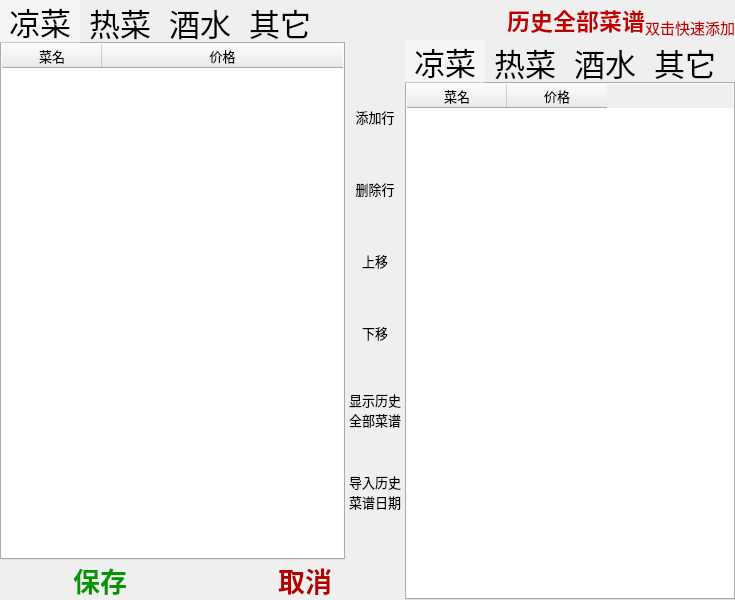
<?xml version="1.0" encoding="UTF-8"?>
<ui version="4.0">
 <class>TodayDish</class>
 <widget class="QWidget" name="TodayDish">
  <property name="geometry">
   <rect>
    <x>0</x>
    <y>0</y>
    <width>735</width>
    <height>600</height>
   </rect>
  </property>
  <property name="minimumSize">
   <size>
    <width>0</width>
    <height>600</height>
   </size>
  </property>
  <property name="maximumSize">
   <size>
    <width>735</width>
    <height>600</height>
   </size>
  </property>
  <property name="windowTitle">
   <string>枫林苑农庄——今日菜谱</string>
  </property>
  <property name="styleSheet">
   <string notr="true">QWidget#TodayDish QTabBar:tab {background:transparent;border-radius:3px;width:80;}
QWidget#TodayDish {border-image: url(:/bg5.jpg);}
QWidget#TodayDish QTabBar:tab:hover {background: rgba(255, 255, 255, 100);}
QWidget#TodayDish QTabBar:tab:selected {background:rgba(255, 255, 255, 100);}

QTableWidget {border-image: url(:/bg3.jpg);alternate-background-color: rgba(255, 255, 255, 80);}

QPushButton {background: transparent;border-radius:5px;}
QPushButton:hover {background: rgba(255, 255, 255, 100);}</string>
  </property>
  <layout class="QHBoxLayout" name="horizontalLayout_3">
   <property name="spacing">
    <number>0</number>
   </property>
   <property name="leftMargin">
    <number>0</number>
   </property>
   <property name="topMargin">
    <number>0</number>
   </property>
   <property name="rightMargin">
    <number>0</number>
   </property>
   <property name="bottomMargin">
    <number>0</number>
   </property>
   <item>
    <widget class="QWidget" name="widget_4" native="true">
     <property name="minimumSize">
      <size>
       <width>405</width>
       <height>0</height>
      </size>
     </property>
     <layout class="QVBoxLayout" name="verticalLayout">
      <property name="spacing">
       <number>0</number>
      </property>
      <property name="leftMargin">
       <number>0</number>
      </property>
      <property name="topMargin">
       <number>0</number>
      </property>
      <property name="rightMargin">
       <number>0</number>
      </property>
      <property name="bottomMargin">
       <number>0</number>
      </property>
      <item>
       <widget class="QWidget" name="widget_3" native="true">
        <property name="styleSheet">
         <string notr="true"/>
        </property>
        <layout class="QHBoxLayout" name="horizontalLayout">
         <property name="spacing">
          <number>0</number>
         </property>
         <property name="leftMargin">
          <number>0</number>
         </property>
         <property name="topMargin">
          <number>0</number>
         </property>
         <property name="rightMargin">
          <number>0</number>
         </property>
         <property name="bottomMargin">
          <number>0</number>
         </property>
         <item>
          <widget class="QTabWidget" name="tabWidget">
           <property name="font">
            <font>
             <family>楷体</family>
             <pointsize>23</pointsize>
            </font>
           </property>
           <property name="currentIndex">
            <number>0</number>
           </property>
           <widget class="QWidget" name="tabColdDish">
            <attribute name="title">
             <string>凉菜</string>
            </attribute>
            <layout class="QVBoxLayout" name="verticalLayout_2">
             <property name="spacing">
              <number>0</number>
             </property>
             <property name="leftMargin">
              <number>0</number>
             </property>
             <property name="topMargin">
              <number>0</number>
             </property>
             <property name="rightMargin">
              <number>0</number>
             </property>
             <property name="bottomMargin">
              <number>0</number>
             </property>
             <item>
              <widget class="QTableWidget" name="tableWidColdDish">
               <property name="font">
                <font>
                 <family>Microsoft YaHei UI</family>
                 <pointsize>10</pointsize>
                </font>
               </property>
               <property name="focusPolicy">
                <enum>Qt::StrongFocus</enum>
               </property>
               <property name="frameShape">
                <enum>QFrame::NoFrame</enum>
               </property>
               <property name="alternatingRowColors">
                <bool>true</bool>
               </property>
               <property name="gridStyle">
                <enum>Qt::DotLine</enum>
               </property>
               <attribute name="horizontalHeaderCascadingSectionResizes">
                <bool>false</bool>
               </attribute>
               <attribute name="horizontalHeaderDefaultSectionSize">
                <number>100</number>
               </attribute>
               <attribute name="horizontalHeaderMinimumSectionSize">
                <number>25</number>
               </attribute>
               <attribute name="horizontalHeaderShowSortIndicator" stdset="0">
                <bool>false</bool>
               </attribute>
               <attribute name="horizontalHeaderStretchLastSection">
                <bool>true</bool>
               </attribute>
               <attribute name="verticalHeaderCascadingSectionResizes">
                <bool>false</bool>
               </attribute>
               <column>
                <property name="text">
                 <string>菜名</string>
                </property>
               </column>
               <column>
                <property name="text">
                 <string>价格</string>
                </property>
               </column>
              </widget>
             </item>
            </layout>
           </widget>
           <widget class="QWidget" name="tabHotDishes">
            <attribute name="title">
             <string>热菜</string>
            </attribute>
            <layout class="QVBoxLayout" name="verticalLayout_3">
             <property name="spacing">
              <number>0</number>
             </property>
             <property name="leftMargin">
              <number>0</number>
             </property>
             <property name="topMargin">
              <number>0</number>
             </property>
             <property name="rightMargin">
              <number>0</number>
             </property>
             <property name="bottomMargin">
              <number>0</number>
             </property>
             <item>
              <widget class="QTableWidget" name="tableWidHotDishes">
               <property name="font">
                <font>
                 <family>Microsoft YaHei UI</family>
                 <pointsize>10</pointsize>
                </font>
               </property>
               <property name="frameShape">
                <enum>QFrame::NoFrame</enum>
               </property>
               <property name="alternatingRowColors">
                <bool>true</bool>
               </property>
               <property name="gridStyle">
                <enum>Qt::DotLine</enum>
               </property>
               <attribute name="horizontalHeaderStretchLastSection">
                <bool>true</bool>
               </attribute>
               <column>
                <property name="text">
                 <string>菜名</string>
                </property>
               </column>
               <column>
                <property name="text">
                 <string>价格</string>
                </property>
               </column>
              </widget>
             </item>
            </layout>
           </widget>
           <widget class="QWidget" name="tabDrinks">
            <attribute name="title">
             <string>酒水</string>
            </attribute>
            <layout class="QVBoxLayout" name="verticalLayout_4">
             <property name="spacing">
              <number>0</number>
             </property>
             <property name="leftMargin">
              <number>0</number>
             </property>
             <property name="topMargin">
              <number>0</number>
             </property>
             <property name="rightMargin">
              <number>0</number>
             </property>
             <property name="bottomMargin">
              <number>0</number>
             </property>
             <item>
              <widget class="QTableWidget" name="tableWidDrinks">
               <property name="font">
                <font>
                 <family>Microsoft YaHei UI</family>
                 <pointsize>10</pointsize>
                </font>
               </property>
               <property name="frameShape">
                <enum>QFrame::NoFrame</enum>
               </property>
               <property name="alternatingRowColors">
                <bool>true</bool>
               </property>
               <property name="gridStyle">
                <enum>Qt::DotLine</enum>
               </property>
               <attribute name="horizontalHeaderStretchLastSection">
                <bool>true</bool>
               </attribute>
               <column>
                <property name="text">
                 <string>种类</string>
                </property>
               </column>
               <column>
                <property name="text">
                 <string>价格</string>
                </property>
               </column>
              </widget>
             </item>
            </layout>
           </widget>
           <widget class="QWidget" name="tabOther">
            <attribute name="title">
             <string>其它</string>
            </attribute>
            <layout class="QVBoxLayout" name="verticalLayout_6">
             <property name="spacing">
              <number>0</number>
             </property>
             <property name="leftMargin">
              <number>0</number>
             </property>
             <property name="topMargin">
              <number>0</number>
             </property>
             <property name="rightMargin">
              <number>0</number>
             </property>
             <property name="bottomMargin">
              <number>0</number>
             </property>
             <item>
              <widget class="QTableWidget" name="tableWidOther">
               <property name="font">
                <font>
                 <family>Microsoft YaHei UI</family>
                 <pointsize>10</pointsize>
                </font>
               </property>
               <property name="frameShape">
                <enum>QFrame::NoFrame</enum>
               </property>
               <property name="alternatingRowColors">
                <bool>true</bool>
               </property>
               <property name="gridStyle">
                <enum>Qt::DotLine</enum>
               </property>
               <attribute name="horizontalHeaderStretchLastSection">
                <bool>true</bool>
               </attribute>
               <column>
                <property name="text">
                 <string>种类</string>
                </property>
               </column>
               <column>
                <property name="text">
                 <string>价格</string>
                </property>
               </column>
              </widget>
             </item>
            </layout>
           </widget>
          </widget>
         </item>
         <item>
          <widget class="QWidget" name="widBtnGroup" native="true">
           <property name="minimumSize">
            <size>
             <width>60</width>
             <height>0</height>
            </size>
           </property>
           <property name="font">
            <font>
             <family>微软雅黑 Light</family>
            </font>
           </property>
           <layout class="QVBoxLayout" name="verticalLayout_5">
            <property name="spacing">
             <number>0</number>
            </property>
            <property name="leftMargin">
             <number>0</number>
            </property>
            <property name="topMargin">
             <number>60</number>
            </property>
            <property name="rightMargin">
             <number>0</number>
            </property>
            <property name="bottomMargin">
             <number>0</number>
            </property>
            <item>
             <widget class="QPushButton" name="btnAddRow">
              <property name="sizePolicy">
               <sizepolicy hsizetype="Minimum" vsizetype="Fixed">
                <horstretch>0</horstretch>
                <verstretch>0</verstretch>
               </sizepolicy>
              </property>
              <property name="maximumSize">
               <size>
                <width>16777215</width>
                <height>30</height>
               </size>
              </property>
              <property name="font">
               <font>
                <family>微软雅黑</family>
                <pointsize>10</pointsize>
                <weight>50</weight>
                <bold>false</bold>
               </font>
              </property>
              <property name="text">
               <string>添加行</string>
              </property>
             </widget>
            </item>
            <item>
             <widget class="QPushButton" name="btnDelRow">
              <property name="sizePolicy">
               <sizepolicy hsizetype="Minimum" vsizetype="Fixed">
                <horstretch>0</horstretch>
                <verstretch>0</verstretch>
               </sizepolicy>
              </property>
              <property name="maximumSize">
               <size>
                <width>16777215</width>
                <height>30</height>
               </size>
              </property>
              <property name="font">
               <font>
                <family>微软雅黑</family>
                <pointsize>10</pointsize>
                <weight>50</weight>
                <bold>false</bold>
               </font>
              </property>
              <property name="text">
               <string>删除行</string>
              </property>
             </widget>
            </item>
            <item>
             <widget class="QPushButton" name="btnMoveUp">
              <property name="minimumSize">
               <size>
                <width>0</width>
                <height>30</height>
               </size>
              </property>
              <property name="font">
               <font>
                <family>微软雅黑</family>
                <pointsize>10</pointsize>
                <weight>50</weight>
                <bold>false</bold>
               </font>
              </property>
              <property name="text">
               <string>上移</string>
              </property>
             </widget>
            </item>
            <item>
             <widget class="QPushButton" name="btnMoveDn">
              <property name="minimumSize">
               <size>
                <width>0</width>
                <height>30</height>
               </size>
              </property>
              <property name="font">
               <font>
                <family>微软雅黑</family>
                <pointsize>10</pointsize>
                <weight>50</weight>
                <bold>false</bold>
               </font>
              </property>
              <property name="text">
               <string>下移</string>
              </property>
             </widget>
            </item>
            <item>
             <widget class="QPushButton" name="btnAllDish">
              <property name="font">
               <font>
                <family>微软雅黑</family>
                <pointsize>10</pointsize>
                <weight>50</weight>
                <bold>false</bold>
               </font>
              </property>
              <property name="text">
               <string>显示历史
全部菜谱</string>
              </property>
             </widget>
            </item>
            <item>
             <widget class="QPushButton" name="btnOldDish">
              <property name="font">
               <font>
                <family>微软雅黑</family>
                <pointsize>10</pointsize>
                <weight>50</weight>
                <bold>false</bold>
               </font>
              </property>
              <property name="text">
               <string>导入历史
菜谱日期</string>
              </property>
             </widget>
            </item>
           </layout>
          </widget>
         </item>
        </layout>
       </widget>
      </item>
      <item>
       <widget class="QWidget" name="widget_2" native="true">
        <property name="sizePolicy">
         <sizepolicy hsizetype="Minimum" vsizetype="Minimum">
          <horstretch>0</horstretch>
          <verstretch>0</verstretch>
         </sizepolicy>
        </property>
        <property name="maximumSize">
         <size>
          <width>405</width>
          <height>16777215</height>
         </size>
        </property>
        <layout class="QHBoxLayout" name="horizontalLayout_2">
         <property name="spacing">
          <number>5</number>
         </property>
         <property name="leftMargin">
          <number>0</number>
         </property>
         <property name="topMargin">
          <number>0</number>
         </property>
         <property name="rightMargin">
          <number>0</number>
         </property>
         <property name="bottomMargin">
          <number>0</number>
         </property>
         <item>
          <widget class="QPushButton" name="btnSave">
           <property name="sizePolicy">
            <sizepolicy hsizetype="Minimum" vsizetype="Minimum">
             <horstretch>0</horstretch>
             <verstretch>0</verstretch>
            </sizepolicy>
           </property>
           <property name="minimumSize">
            <size>
             <width>190</width>
             <height>40</height>
            </size>
           </property>
           <property name="font">
            <font>
             <family>幼圆</family>
             <pointsize>20</pointsize>
             <weight>75</weight>
             <bold>true</bold>
            </font>
           </property>
           <property name="styleSheet">
            <string notr="true">color: rgb(0, 150, 0);</string>
           </property>
           <property name="text">
            <string>保存</string>
           </property>
          </widget>
         </item>
         <item>
          <widget class="QPushButton" name="btnCancel">
           <property name="sizePolicy">
            <sizepolicy hsizetype="Minimum" vsizetype="Minimum">
             <horstretch>0</horstretch>
             <verstretch>0</verstretch>
            </sizepolicy>
           </property>
           <property name="minimumSize">
            <size>
             <width>190</width>
             <height>40</height>
            </size>
           </property>
           <property name="font">
            <font>
             <family>幼圆</family>
             <pointsize>20</pointsize>
             <weight>75</weight>
             <bold>true</bold>
            </font>
           </property>
           <property name="styleSheet">
            <string notr="true">color: rgb(178, 0, 0);</string>
           </property>
           <property name="text">
            <string>取消</string>
           </property>
          </widget>
         </item>
        </layout>
       </widget>
      </item>
     </layout>
    </widget>
   </item>
   <item>
    <widget class="QWidget" name="widAllDish" native="true">
     <property name="minimumSize">
      <size>
       <width>0</width>
       <height>0</height>
      </size>
     </property>
     <layout class="QVBoxLayout" name="verticalLayout_11">
      <property name="spacing">
       <number>0</number>
      </property>
      <property name="leftMargin">
       <number>0</number>
      </property>
      <property name="topMargin">
       <number>0</number>
      </property>
      <property name="rightMargin">
       <number>0</number>
      </property>
      <property name="bottomMargin">
       <number>0</number>
      </property>
      <item>
       <widget class="QLabel" name="label">
        <property name="minimumSize">
         <size>
          <width>0</width>
          <height>40</height>
         </size>
        </property>
        <property name="font">
         <font>
          <family>幼圆</family>
          <pointsize>17</pointsize>
         </font>
        </property>
        <property name="styleSheet">
         <string notr="true">color: rgb(61, 61, 184);
color: rgb(192, 0, 0);</string>
        </property>
        <property name="text">
         <string>&lt;html&gt;&lt;head/&gt;&lt;body&gt;&lt;p align=&quot;right&quot;&gt;&lt;span style=&quot; font-weight:600;&quot;&gt;历史全部菜谱&lt;/span&gt;&lt;span style=&quot; vertical-align:sub;&quot;&gt;双击快速添加&lt;/span&gt;&lt;/p&gt;&lt;/body&gt;&lt;/html&gt;</string>
        </property>
        <property name="alignment">
         <set>Qt::AlignCenter</set>
        </property>
       </widget>
      </item>
      <item>
       <widget class="QTabWidget" name="tabWidget_2">
        <property name="font">
         <font>
          <family>楷体</family>
          <pointsize>23</pointsize>
         </font>
        </property>
        <property name="currentIndex">
         <number>0</number>
        </property>
        <widget class="QWidget" name="tabColdDish2">
         <attribute name="title">
          <string>凉菜</string>
         </attribute>
         <layout class="QVBoxLayout" name="verticalLayout_7">
          <property name="spacing">
           <number>0</number>
          </property>
          <property name="leftMargin">
           <number>0</number>
          </property>
          <property name="topMargin">
           <number>0</number>
          </property>
          <property name="rightMargin">
           <number>0</number>
          </property>
          <property name="bottomMargin">
           <number>0</number>
          </property>
          <item>
           <widget class="QTableWidget" name="tableWidColdDish2">
            <property name="font">
             <font>
              <pointsize>10</pointsize>
             </font>
            </property>
            <property name="focusPolicy">
             <enum>Qt::NoFocus</enum>
            </property>
            <property name="frameShape">
             <enum>QFrame::NoFrame</enum>
            </property>
            <property name="editTriggers">
             <set>QAbstractItemView::NoEditTriggers</set>
            </property>
            <property name="alternatingRowColors">
             <bool>true</bool>
            </property>
            <property name="selectionMode">
             <enum>QAbstractItemView::ExtendedSelection</enum>
            </property>
            <property name="selectionBehavior">
             <enum>QAbstractItemView::SelectRows</enum>
            </property>
            <property name="gridStyle">
             <enum>Qt::NoPen</enum>
            </property>
            <attribute name="horizontalHeaderDefaultSectionSize">
             <number>100</number>
            </attribute>
            <attribute name="horizontalHeaderMinimumSectionSize">
             <number>25</number>
            </attribute>
            <column>
             <property name="text">
              <string>菜名</string>
             </property>
            </column>
            <column>
             <property name="text">
              <string>价格</string>
             </property>
            </column>
           </widget>
          </item>
         </layout>
        </widget>
        <widget class="QWidget" name="tabHotDishes2">
         <attribute name="title">
          <string>热菜</string>
         </attribute>
         <layout class="QVBoxLayout" name="verticalLayout_8">
          <property name="spacing">
           <number>0</number>
          </property>
          <property name="leftMargin">
           <number>0</number>
          </property>
          <property name="topMargin">
           <number>0</number>
          </property>
          <property name="rightMargin">
           <number>0</number>
          </property>
          <property name="bottomMargin">
           <number>0</number>
          </property>
          <item>
           <widget class="QTableWidget" name="tableWidHotDishes2">
            <property name="font">
             <font>
              <pointsize>10</pointsize>
             </font>
            </property>
            <property name="focusPolicy">
             <enum>Qt::NoFocus</enum>
            </property>
            <property name="frameShape">
             <enum>QFrame::NoFrame</enum>
            </property>
            <property name="editTriggers">
             <set>QAbstractItemView::NoEditTriggers</set>
            </property>
            <property name="alternatingRowColors">
             <bool>true</bool>
            </property>
            <property name="selectionBehavior">
             <enum>QAbstractItemView::SelectRows</enum>
            </property>
            <property name="gridStyle">
             <enum>Qt::NoPen</enum>
            </property>
            <column>
             <property name="text">
              <string>菜名</string>
             </property>
            </column>
            <column>
             <property name="text">
              <string>价格</string>
             </property>
            </column>
           </widget>
          </item>
         </layout>
        </widget>
        <widget class="QWidget" name="tabDrinks2">
         <attribute name="title">
          <string>酒水</string>
         </attribute>
         <layout class="QVBoxLayout" name="verticalLayout_9">
          <property name="spacing">
           <number>0</number>
          </property>
          <property name="leftMargin">
           <number>0</number>
          </property>
          <property name="topMargin">
           <number>0</number>
          </property>
          <property name="rightMargin">
           <number>0</number>
          </property>
          <property name="bottomMargin">
           <number>0</number>
          </property>
          <item>
           <widget class="QTableWidget" name="tableWidDrinks2">
            <property name="font">
             <font>
              <pointsize>10</pointsize>
             </font>
            </property>
            <property name="focusPolicy">
             <enum>Qt::NoFocus</enum>
            </property>
            <property name="frameShape">
             <enum>QFrame::NoFrame</enum>
            </property>
            <property name="editTriggers">
             <set>QAbstractItemView::NoEditTriggers</set>
            </property>
            <property name="alternatingRowColors">
             <bool>true</bool>
            </property>
            <property name="selectionBehavior">
             <enum>QAbstractItemView::SelectRows</enum>
            </property>
            <property name="gridStyle">
             <enum>Qt::NoPen</enum>
            </property>
            <column>
             <property name="text">
              <string>种类</string>
             </property>
            </column>
            <column>
             <property name="text">
              <string>价格</string>
             </property>
            </column>
           </widget>
          </item>
         </layout>
        </widget>
        <widget class="QWidget" name="tabOther2">
         <attribute name="title">
          <string>其它</string>
         </attribute>
         <layout class="QVBoxLayout" name="verticalLayout_10">
          <property name="spacing">
           <number>0</number>
          </property>
          <property name="leftMargin">
           <number>0</number>
          </property>
          <property name="topMargin">
           <number>0</number>
          </property>
          <property name="rightMargin">
           <number>0</number>
          </property>
          <property name="bottomMargin">
           <number>0</number>
          </property>
          <item>
           <widget class="QTableWidget" name="tableWidOther2">
            <property name="font">
             <font>
              <pointsize>10</pointsize>
             </font>
            </property>
            <property name="focusPolicy">
             <enum>Qt::NoFocus</enum>
            </property>
            <property name="frameShape">
             <enum>QFrame::NoFrame</enum>
            </property>
            <property name="editTriggers">
             <set>QAbstractItemView::NoEditTriggers</set>
            </property>
            <property name="alternatingRowColors">
             <bool>true</bool>
            </property>
            <property name="selectionBehavior">
             <enum>QAbstractItemView::SelectRows</enum>
            </property>
            <property name="gridStyle">
             <enum>Qt::NoPen</enum>
            </property>
            <column>
             <property name="text">
              <string>种类</string>
             </property>
            </column>
            <column>
             <property name="text">
              <string>价格</string>
             </property>
            </column>
           </widget>
          </item>
         </layout>
        </widget>
       </widget>
      </item>
     </layout>
    </widget>
   </item>
  </layout>
 </widget>
 <resources>
  <include location="images.qrc"/>
 </resources>
 <connections>
  <connection>
   <sender>btnCancel</sender>
   <signal>clicked()</signal>
   <receiver>TodayDish</receiver>
   <slot>close()</slot>
   <hints>
    <hint type="sourcelabel">
     <x>448</x>
     <y>580</y>
    </hint>
    <hint type="destinationlabel">
     <x>286</x>
     <y>599</y>
    </hint>
   </hints>
  </connection>
 </connections>
</ui>
